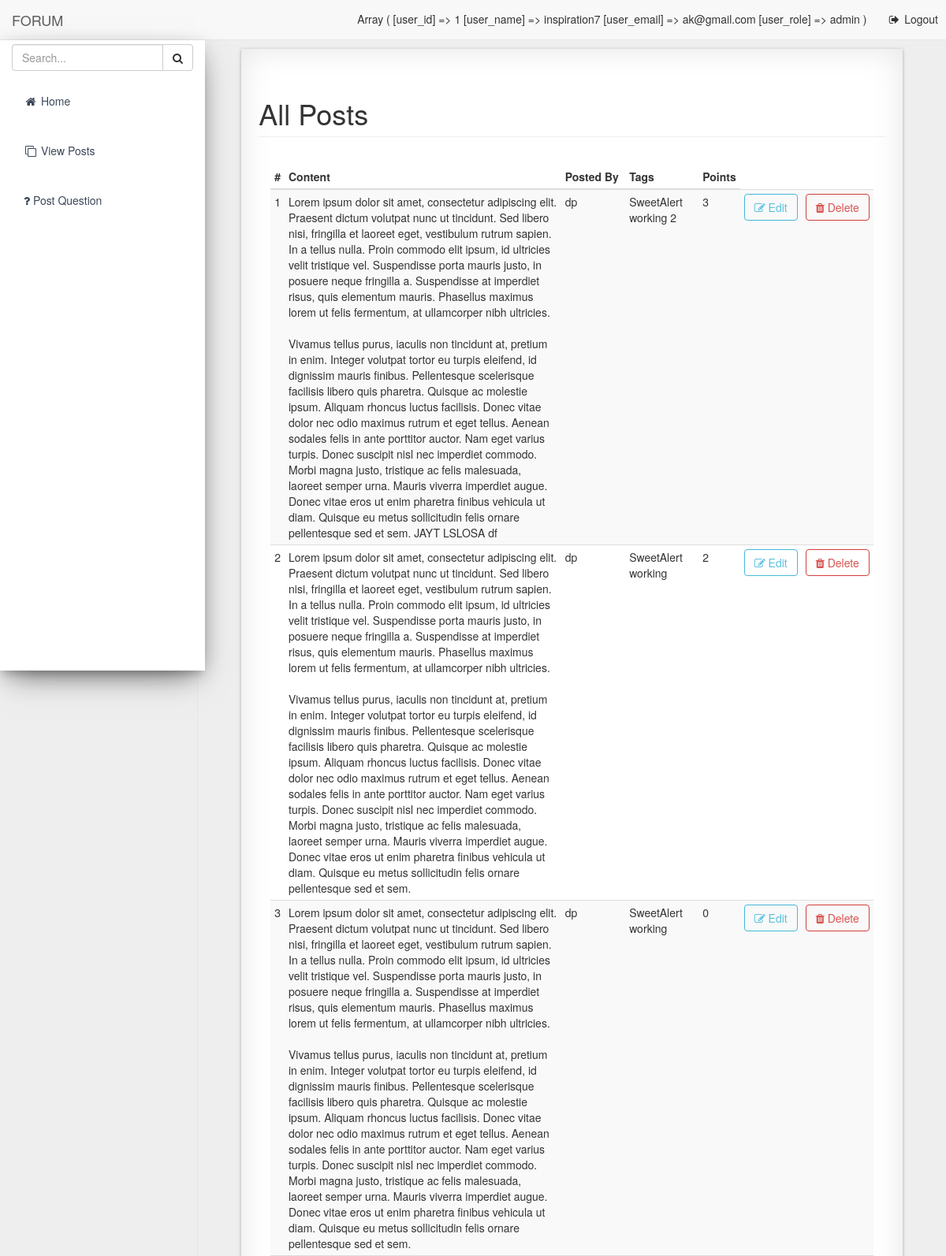
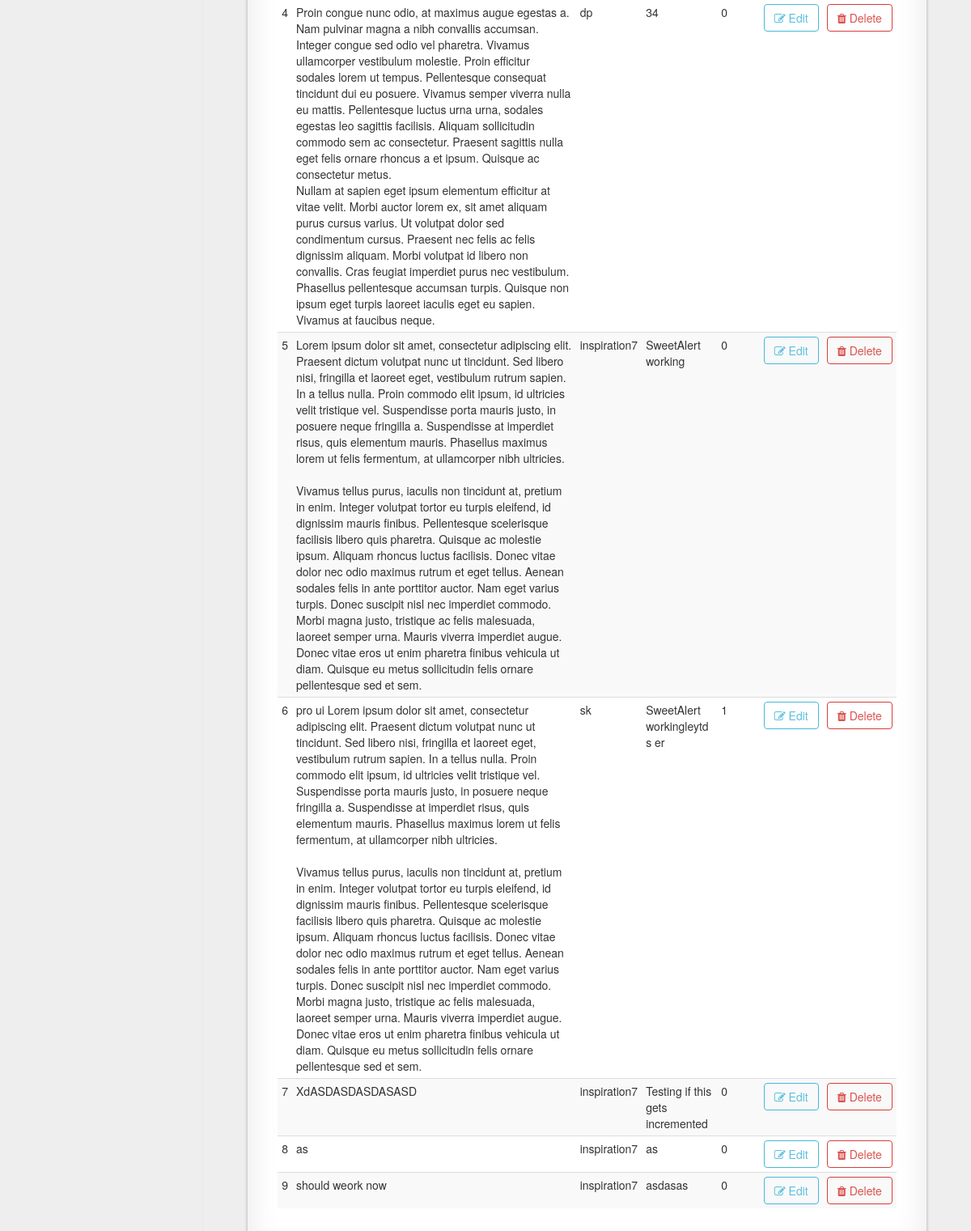
Screenshot of /admin/posts.php (signed in) with the database file from the repository (2 pictures, top to bottom).
### tables this page shows
CREATE TABLE `posts` (
  `post_id` int(11) NOT NULL,
  `post_content` text NOT NULL,
  `post_image` text NOT NULL,
  `post_user_id` int(11) NOT NULL,
  `post_tags` mediumtext NOT NULL,
  `created_at` datetime NOT NULL,
  `deleted_at` datetime NOT NULL,
  `is_deleted` bit(1) NOT NULL DEFAULT b'0',
  `deleted_by` int(11) NOT NULL,
  `updated_at` datetime NOT NULL,
  `updated_by` int(11) NOT NULL,
  `post_points` int(11) NOT NULL
);

CREATE TABLE `users` (
  `user_id` int(11) NOT NULL,
  `first_name` varchar(255) NOT NULL,
  `last_name` varchar(255) NOT NULL,
  `user_name` varchar(255) NOT NULL,
  `user_password` varchar(255) NOT NULL,
  `user_email` varchar(255) NOT NULL,
  `user_dob` date NOT NULL,
  `user_branch` varchar(255) NOT NULL,
  `user_posts` int(11) NOT NULL,
  `user_role` varchar(255) NOT NULL,
  `user_profile_img` text NOT NULL,
  `user_created_at` datetime NOT NULL,
  `is_deleted` bit(1) NOT NULL DEFAULT b'0',
  `deleted_by` int(11) NOT NULL,
  `deleted_at` datetime NOT NULL
);

### classes/Database.php (called while the page is built, shortened)
<?php
    class Database {
        private $servername;
        private $username;
        private $password;
        private $database;
        private $connection;
        public function __construct() {
            $this->servername = "localhost";
            $this->username = "aniket";
            $this->password = "aniket";
            $this->database = "forumdb";
        }
        public function connectDB() {
            $this->connection = new mysqli($this->servername, $this->username, $this->password, $this->database);
        }
        public function getConnection() {
            return $this->connection;
        }
    }
    $database = new Database();
?>

### classes/Posts.php (called while the page is built, shortened)
<?php
	require_once("Database.php");
	require_once("Users.php");
	class Posts {
		private $connection;
		public function __construct() {
			global $database;
			$this->connection = $database->getConnection();
		}
		public function getAllPosts() {
			$sql = "SELECT * FROM posts WHERE is_deleted = 0";
			$result_set = $this->connection->query($sql);
			return $result_set;
		}
	}
?>

### classes/Users.php (called while the page is built, shortened)
<?php
	require_once("Database.php");
	class Users {
		private $connection;
		public function __construct() {
			global $database;
			$this->connection = $database->getConnection();
		}
		public function getUserDetailsById($user_id, $columns) {
			$sql = "SELECT $columns FROM users WHERE user_id = $user_id";
			$result_set = $this->connection->query($sql);
			return $result_set;
		}
	}
?>

### admin/posts.php (the view, shortened to what this page needs)
<!DOCTYPE html>
<html lang="en">
    <?php
        require_once("../ui-elements/header.php");
        require_once("../classes/Posts.php");
        require_once("../classes/Users.php");
    ?>
    <body>
        <div id="wrapper">
            <?php
                require_once("../ui-elements/navigation.php");
            ?>
            <div id="page-wrapper">
                <div class="container-fluid container-fluid-mine effect8 padding-mine">
                    <div class="row">
                        <div class="col-lg-12">
                            <h1 class="page-header">All Posts</h1>
                        </div>
                    </div>
                    <div class="panel-body">
                        <table width="100%" id="posts-table" class="table table-striped table-condensed" id="posts-table">
                            <thead>
                                <tr>
                                    <th>#</th>
                                    <th>Content</th>
                                    <th>Posted By</th>
                                    <th>Tags</th>
                                    <th>Points</th>
                                </tr>
                            </thead>
                            <tbody>
                                <?php
                                    $sr_no = 1;
                                    $posts = new Posts();
                                    $all_posts = $posts->getAllPosts();
                                    $users = new Users();
                                    while($row = mysqli_fetch_assoc($all_posts)) {
                                        extract($row);
                                        $user_result_set = $users->getUserDetailsById($post_user_id, "user_name");
                                        extract(mysqli_fetch_assoc($user_result_set));
                                ?>
                                        <tr>
                                            <td><?php echo $sr_no; ?></td>
                                            <td><?php echo $post_content; ?></td>
                                            <td><?php echo $user_name; ?></td>
                                            <td><?php echo $post_tags; ?></td>
                                            <td><?php echo $post_points; ?></td>
                                            <td><a class='btn btn-outline btn-info' onclick="editPostClicked(event, <?php echo $post_id; ?>, 'posts-table', this);"><span class='fa fa-pencil-square-o'></span> Edit</a></td>
                                            <td><a class='btn btn-outline btn-danger' onclick="deletePostClicked(event, <?php echo $post_id; ?>, this);"><span class='fa fa-trash'></span> Delete</a></td>
                                        </tr>
                                <?php
                                        $sr_no++;
                                    }
                                ?>
                            </tbody>
                        </table>
                    </div>
                </div>
            </div>
    </body>
</html>

### assets/css/myStyles.css (style rules this page uses)
div#page-wrapper>div.container-fluid-mine { margin: 25px; margin-top: 7%; background: #fff!important; }
.padding-mine { padding: 2.5%; }
.effect8 { position:relative; -webkit-box-shadow:0 1px 4px rgba(0, 0, 0, 0.3), 0 0 40px rgba(0, 0, 0, 0.1) inset; -moz-box-shadow:0 1px 4px rgba(0, 0, 0, 0.3), 0 0 40px rgba(0, 0, 0, 0.1) inset; box-shadow:0 1px 4px rgba(0, 0, 0, 0.3), 0 0 40px rgba(0, 0, 0, 0.1) inset; }
.effect8:before, .effect8:after { content:""; position:absolute; z-index:-1; -webkit-box-shadow:0 0 20px rgba(0,0,0,0.8); -moz-box-shadow:0 0 20px rgba(0,0,0,0.8); box-shadow:0 0 20px rgba(0,0,0,0.8); top:10px; bottom:10px; left:0; right:0; -moz-border-radius:100px / 10px; border-radius:100px / 10px; }
.effect8:after { right:10px; left:auto; -webkit-transform:skew(8deg) rotate(3deg); -moz-transform:skew(8deg) rotate(3deg); -ms-transform:skew(8deg) rotate(3deg); -o-transform:skew(8deg) rotate(3deg); transform:skew(8deg) rotate(3deg); }

### rows the page displays
posts: post_content "Lorem ipsum dolor sit amet, consectetur adipiscing elit. Praesent dictum volutpat nunc ut tincidunt. Sed libero nisi, fringilla et laoreet eget, vestibulum rutrum sapien. In a tellus nulla. Proin commodo elit ipsum, id ultricies velit tristique vel. Suspendisse porta mauris justo, in posuere neque fringilla a. Suspendisse at imperdiet risus, quis elementum mauris. Phasellus maximus lorem ut felis fermentum, at ullamcorper nibh ultricies. Vivamus tellus purus, iaculis non tincidunt at, pretium in enim. Integer volutpat tortor eu turpis eleifend, id dignissim mauris finibus. Pellentesque scelerisque facilisis libero quis pharetra. Quisque ac molestie ipsum. Aliquam rhoncus luctus facilisis.…", users.user_name "dp", post_tags "SweetAlert working 2", post_points "3"
posts: post_content "Lorem ipsum dolor sit amet, consectetur adipiscing elit. Praesent dictum volutpat nunc ut tincidunt. Sed libero nisi, fringilla et laoreet eget, vestibulum rutrum sapien. In a tellus nulla. Proin commodo elit ipsum, id ultricies velit tristique vel. Suspendisse porta mauris justo, in posuere neque fringilla a. Suspendisse at imperdiet risus, quis elementum mauris. Phasellus maximus lorem ut felis fermentum, at ullamcorper nibh ultricies. Vivamus tellus purus, iaculis non tincidunt at, pretium in enim. Integer volutpat tortor eu turpis eleifend, id dignissim mauris finibus. Pellentesque scelerisque facilisis libero quis pharetra. Quisque ac molestie ipsum. Aliquam rhoncus luctus facilisis.…", users.user_name "dp", post_tags "SweetAlert working", post_points "2"
posts: post_content "Lorem ipsum dolor sit amet, consectetur adipiscing elit. Praesent dictum volutpat nunc ut tincidunt. Sed libero nisi, fringilla et laoreet eget, vestibulum rutrum sapien. In a tellus nulla. Proin commodo elit ipsum, id ultricies velit tristique vel. Suspendisse porta mauris justo, in posuere neque fringilla a. Suspendisse at imperdiet risus, quis elementum mauris. Phasellus maximus lorem ut felis fermentum, at ullamcorper nibh ultricies. Vivamus tellus purus, iaculis non tincidunt at, pretium in enim. Integer volutpat tortor eu turpis eleifend, id dignissim mauris finibus. Pellentesque scelerisque facilisis libero quis pharetra. Quisque ac molestie ipsum. Aliquam rhoncus luctus facilisis.…", users.user_name "dp", post_tags "SweetAlert working", post_points "0"
posts: post_content "Proin congue nunc odio, at maximus augue egestas a. Nam pulvinar magna a nibh convallis accumsan. Integer congue sed odio vel pharetra. Vivamus ullamcorper vestibulum molestie. Proin efficitur sodales lorem ut tempus. Pellentesque consequat tincidunt dui eu posuere. Vivamus semper viverra nulla eu mattis. Pellentesque luctus urna urna, sodales egestas leo sagittis facilisis. Aliquam sollicitudin commodo sem ac consectetur. Praesent sagittis nulla eget felis ornare rhoncus a et ipsum. Quisque ac consectetur metus. Nullam at sapien eget ipsum elementum efficitur at vitae velit. Morbi auctor lorem ex, sit amet aliquam purus cursus varius. Ut volutpat dolor sed condimentum cursus. Praesent nec…", users.user_name "dp", post_tags "34", post_points "0"
posts: post_content "Lorem ipsum dolor sit amet, consectetur adipiscing elit. Praesent dictum volutpat nunc ut tincidunt. Sed libero nisi, fringilla et laoreet eget, vestibulum rutrum sapien. In a tellus nulla. Proin commodo elit ipsum, id ultricies velit tristique vel. Suspendisse porta mauris justo, in posuere neque fringilla a. Suspendisse at imperdiet risus, quis elementum mauris. Phasellus maximus lorem ut felis fermentum, at ullamcorper nibh ultricies. Vivamus tellus purus, iaculis non tincidunt at, pretium in enim. Integer volutpat tortor eu turpis eleifend, id dignissim mauris finibus. Pellentesque scelerisque facilisis libero quis pharetra. Quisque ac molestie ipsum. Aliquam rhoncus luctus facilisis.…", users.user_name "inspiration7", post_tags "SweetAlert working", post_points "0"
posts: post_content "pro ui Lorem ipsum dolor sit amet, consectetur adipiscing elit. Praesent dictum volutpat nunc ut tincidunt. Sed libero nisi, fringilla et laoreet eget, vestibulum rutrum sapien. In a tellus nulla. Proin commodo elit ipsum, id ultricies velit tristique vel. Suspendisse porta mauris justo, in posuere neque fringilla a. Suspendisse at imperdiet risus, quis elementum mauris. Phasellus maximus lorem ut felis fermentum, at ullamcorper nibh ultricies. Vivamus tellus purus, iaculis non tincidunt at, pretium in enim. Integer volutpat tortor eu turpis eleifend, id dignissim mauris finibus. Pellentesque scelerisque facilisis libero quis pharetra. Quisque ac molestie ipsum. Aliquam rhoncus luctus…", users.user_name "sk", post_tags "SweetAlert workingleytd s er", post_points "1"
posts: post_content "XdASDASDASDASASD", users.user_name "inspiration7", post_tags "Testing if this gets incremented", post_points "0"
posts: post_content "as", users.user_name "inspiration7", post_tags "as", post_points "0"
posts: post_content "should weork now", users.user_name "inspiration7", post_tags "asdasas", post_points "0"
